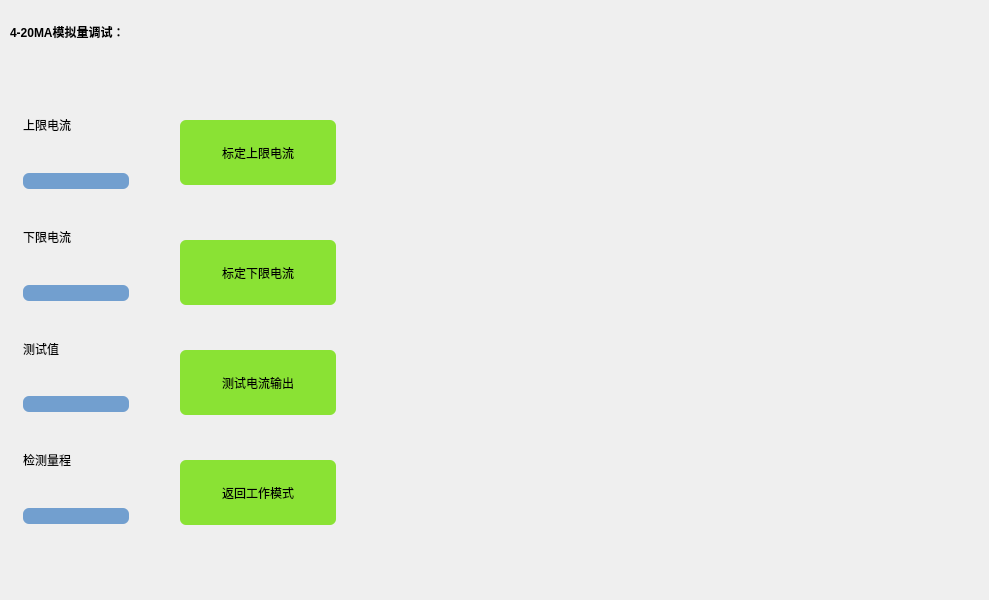
     <widget class="QWidget" name="page_10">
      <widget class="QLabel" name="label_38">
       <property name="geometry">
        <rect>
         <x>10</x>
         <y>10</y>
         <width>271</width>
         <height>44</height>
        </rect>
       </property>
       <property name="styleSheet">
        <string notr="true">background: transparent;
color: rgb(0, 0, 0);
font-weight: bold; </string>
       </property>
       <property name="text">
        <string>4-20MA模拟量调试：</string>
       </property>
      </widget>
      <widget class="QWidget" name="widget_8" native="true">
       <property name="geometry">
        <rect>
         <x>10</x>
         <y>70</y>
         <width>351</width>
         <height>521</height>
        </rect>
       </property>
       <property name="styleSheet">
        <string notr="true">background: transparent;</string>
       </property>
       <widget class="QPushButton" name="pushButton_42">
        <property name="geometry">
         <rect>
          <x>170</x>
          <y>50</y>
          <width>156</width>
          <height>65</height>
         </rect>
        </property>
        <property name="sizePolicy">
         <sizepolicy hsizetype="Minimum" vsizetype="Preferred">
          <horstretch>0</horstretch>
          <verstretch>0</verstretch>
         </sizepolicy>
        </property>
        <property name="styleSheet">
         <string notr="true">QPushButton {
	background: rgb(138, 226, 52);
	color: rgb(0, 0, 0);
border-radius: 6px
}
QPushButton:pressed {
	background: rgb(78, 154, 6);
    padding-top: 11px;
    padding-bottom: 9px;
}</string>
        </property>
        <property name="text">
         <string>标定上限电流</string>
        </property>
       </widget>
       <widget class="QPushButton" name="pushButton_44">
        <property name="geometry">
         <rect>
          <x>170</x>
          <y>170</y>
          <width>156</width>
          <height>65</height>
         </rect>
        </property>
        <property name="sizePolicy">
         <sizepolicy hsizetype="Minimum" vsizetype="Preferred">
          <horstretch>0</horstretch>
          <verstretch>0</verstretch>
         </sizepolicy>
        </property>
        <property name="styleSheet">
         <string notr="true">QPushButton {
	background: rgb(138, 226, 52);
	color: rgb(0, 0, 0);
border-radius: 6px
}
QPushButton:pressed {
	background: rgb(78, 154, 6);
    padding-top: 11px;
    padding-bottom: 9px;
}</string>
        </property>
        <property name="text">
         <string>标定下限电流</string>
        </property>
       </widget>
       <widget class="QPushButton" name="pushButton_46">
        <property name="geometry">
         <rect>
          <x>170</x>
          <y>280</y>
          <width>156</width>
          <height>65</height>
         </rect>
        </property>
        <property name="sizePolicy">
         <sizepolicy hsizetype="Minimum" vsizetype="Preferred">
          <horstretch>0</horstretch>
          <verstretch>0</verstretch>
         </sizepolicy>
        </property>
        <property name="styleSheet">
         <string notr="true">QPushButton {
	background: rgb(138, 226, 52);
	color: rgb(0, 0, 0);
border-radius: 6px
}
QPushButton:pressed {
	background: rgb(78, 154, 6);
    padding-top: 11px;
    padding-bottom: 9px;
}</string>
        </property>
        <property name="text">
         <string>测试电流输出</string>
        </property>
       </widget>
       <widget class="QPushButton" name="pushButton_48">
        <property name="geometry">
         <rect>
          <x>170</x>
          <y>390</y>
          <width>156</width>
          <height>65</height>
         </rect>
        </property>
        <property name="sizePolicy">
         <sizepolicy hsizetype="Minimum" vsizetype="Preferred">
          <horstretch>0</horstretch>
          <verstretch>0</verstretch>
         </sizepolicy>
        </property>
        <property name="styleSheet">
         <string notr="true">QPushButton {
	background: rgb(138, 226, 52);
	color: rgb(0, 0, 0);
border-radius: 6px
}
QPushButton:pressed {
	background: rgb(78, 154, 6);
    padding-top: 11px;
    padding-bottom: 9px;
}</string>
        </property>
        <property name="text">
         <string>返回工作模式</string>
        </property>
       </widget>
       <widget class="QWidget" name="layoutWidget">
        <property name="geometry">
         <rect>
          <x>13</x>
          <y>13</y>
          <width>106</width>
          <height>441</height>
         </rect>
        </property>
        <layout class="QGridLayout" name="gridLayout_10">
         <item row="5" column="0">
          <widget class="QLineEdit" name="lineEdit_7">
           <property name="styleSheet">
            <string notr="true">background: rgb(114, 159, 207);
color: rgb(239, 41, 41);
border-radius: 6px;</string>
           </property>
          </widget>
         </item>
         <item row="4" column="0">
          <widget class="QLabel" name="label_41">
           <property name="styleSheet">
            <string notr="true">background: transparent;
color: rgb(0, 0, 0);</string>
           </property>
           <property name="text">
            <string>测试值</string>
           </property>
          </widget>
         </item>
         <item row="1" column="0">
          <widget class="QLineEdit" name="lineEdit">
           <property name="styleSheet">
            <string notr="true">background: rgb(114, 159, 207);
color: rgb(239, 41, 41);
border-radius: 6px;</string>
           </property>
          </widget>
         </item>
         <item row="3" column="0">
          <widget class="QLineEdit" name="lineEdit_3">
           <property name="styleSheet">
            <string notr="true">background: rgb(114, 159, 207);
color: rgb(239, 41, 41);
border-radius: 6px;</string>
           </property>
          </widget>
         </item>
         <item row="7" column="0">
          <widget class="QLineEdit" name="lineEdit_8">
           <property name="styleSheet">
            <string notr="true">background: rgb(114, 159, 207);
color: rgb(239, 41, 41);
border-radius: 6px;</string>
           </property>
          </widget>
         </item>
         <item row="0" column="0">
          <widget class="QLabel" name="label_39">
           <property name="styleSheet">
            <string notr="true">background: transparent;
color: rgb(0, 0, 0);</string>
           </property>
           <property name="text">
            <string>上限电流</string>
           </property>
          </widget>
         </item>
         <item row="2" column="0">
          <widget class="QLabel" name="label_40">
           <property name="styleSheet">
            <string notr="true">background: transparent;
color: rgb(0, 0, 0);</string>
           </property>
           <property name="text">
            <string>下限电流</string>
           </property>
          </widget>
         </item>
         <item row="6" column="0">
          <widget class="QLabel" name="label_42">
           <property name="styleSheet">
            <string notr="true">background: transparent;
color: rgb(0, 0, 0);</string>
           </property>
           <property name="text">
            <string>检测量程</string>
           </property>
          </widget>
         </item>
        </layout>
       </widget>
      </widget>
      <widget class="QWidget" name="widget_12" native="true">
       <property name="geometry">
        <rect>
         <x>680</x>
         <y>260</y>
         <width>300</width>
         <height>320</height>
        </rect>
       </property>
       <property name="minimumSize">
        <size>
         <width>300</width>
         <height>320</height>
        </size>
       </property>
       <property name="styleSheet">
        <string notr="true">background: transparent;</string>
       </property>
      </widget>
     </widget>
